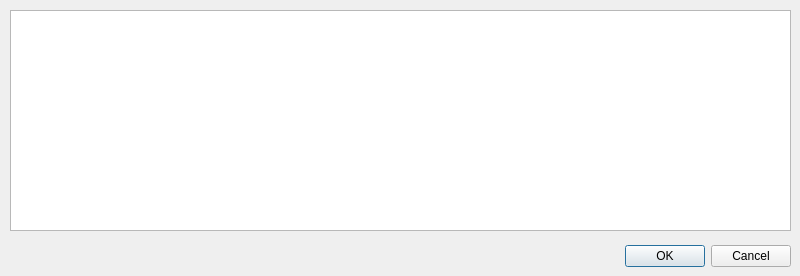
<?xml version="1.0" encoding="UTF-8"?>
<ui version="4.0">
 <class>ChooseTest</class>
 <widget class="QDialog" name="ChooseTest">
  <property name="windowModality">
   <enum>Qt::WindowModal</enum>
  </property>
  <property name="geometry">
   <rect>
    <x>0</x>
    <y>0</y>
    <width>800</width>
    <height>276</height>
   </rect>
  </property>
  <property name="windowTitle">
   <string>Dialog</string>
  </property>
  <widget class="QDialogButtonBox" name="buttonBox">
   <property name="geometry">
    <rect>
     <x>620</x>
     <y>240</y>
     <width>171</width>
     <height>32</height>
    </rect>
   </property>
   <property name="orientation">
    <enum>Qt::Horizontal</enum>
   </property>
   <property name="standardButtons">
    <set>QDialogButtonBox::Cancel|QDialogButtonBox::Ok</set>
   </property>
  </widget>
  <widget class="QListWidget" name="listWidget">
   <property name="geometry">
    <rect>
     <x>10</x>
     <y>10</y>
     <width>781</width>
     <height>221</height>
    </rect>
   </property>
   <property name="styleSheet">
    <string notr="true">font: 12pt &quot;MS Shell Dlg 2&quot;;</string>
   </property>
  </widget>
 </widget>
 <resources/>
 <connections>
  <connection>
   <sender>listWidget</sender>
   <signal>currentRowChanged(int)</signal>
   <receiver>ChooseTest</receiver>
   <slot>saveSelection(int)</slot>
   <hints>
    <hint type="sourcelabel">
     <x>273</x>
     <y>392</y>
    </hint>
    <hint type="destinationlabel">
     <x>272</x>
     <y>522</y>
    </hint>
   </hints>
  </connection>
  <connection>
   <sender>listWidget</sender>
   <signal>doubleClicked(QModelIndex)</signal>
   <receiver>ChooseTest</receiver>
   <slot>accept()</slot>
   <hints>
    <hint type="sourcelabel">
     <x>226</x>
     <y>381</y>
    </hint>
    <hint type="destinationlabel">
     <x>204</x>
     <y>529</y>
    </hint>
   </hints>
  </connection>
  <connection>
   <sender>buttonBox</sender>
   <signal>accepted()</signal>
   <receiver>ChooseTest</receiver>
   <slot>accept()</slot>
   <hints>
    <hint type="sourcelabel">
     <x>248</x>
     <y>254</y>
    </hint>
    <hint type="destinationlabel">
     <x>157</x>
     <y>274</y>
    </hint>
   </hints>
  </connection>
  <connection>
   <sender>buttonBox</sender>
   <signal>rejected()</signal>
   <receiver>ChooseTest</receiver>
   <slot>reject()</slot>
   <hints>
    <hint type="sourcelabel">
     <x>316</x>
     <y>260</y>
    </hint>
    <hint type="destinationlabel">
     <x>286</x>
     <y>274</y>
    </hint>
   </hints>
  </connection>
 </connections>
 <slots>
  <slot>saveSelection(int)</slot>
  <slot>selectedItem(QListWidgetItem*,QListWidgetItem*)</slot>
 </slots>
</ui>
